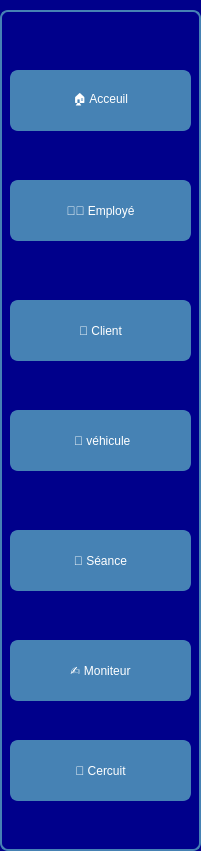
   <widget class="QFrame" name="frame">
    <property name="geometry">
     <rect>
      <x>0</x>
      <y>9</y>
      <width>201</width>
      <height>851</height>
     </rect>
    </property>
    <property name="styleSheet">
     <string notr="true">background-color: #00008B; color: white;
    border: 2px solid #4682B4;
    border-radius: 8px;
    margin-top: 10px;</string>
    </property>
    <property name="frameShape">
     <enum>QFrame::Shape::StyledPanel</enum>
    </property>
    <property name="frameShadow">
     <enum>QFrame::Shadow::Raised</enum>
    </property>
    <widget class="QPushButton" name="seance">
     <property name="geometry">
      <rect>
       <x>10</x>
       <y>520</y>
       <width>181</width>
       <height>71</height>
      </rect>
     </property>
     <property name="styleSheet">
      <string notr="true">background-color: rgb(70, 130, 180);
font: 14pt &quot;Segoe UI&quot;;</string>
     </property>
     <property name="text">
      <string>📅 Séance</string>
     </property>
    </widget>
    <widget class="QPushButton" name="employe">
     <property name="geometry">
      <rect>
       <x>10</x>
       <y>170</y>
       <width>181</width>
       <height>71</height>
      </rect>
     </property>
     <property name="styleSheet">
      <string notr="true">background-color: rgb(70, 130, 180);
font: 14pt &quot;Segoe UI&quot;;</string>
     </property>
     <property name="text">
      <string>👨‍💼 Employé</string>
     </property>
    </widget>
    <widget class="QPushButton" name="client">
     <property name="geometry">
      <rect>
       <x>10</x>
       <y>290</y>
       <width>181</width>
       <height>71</height>
      </rect>
     </property>
     <property name="styleSheet">
      <string notr="true">background-color: rgb(70, 130, 180);
font: 14pt &quot;Segoe UI&quot;;</string>
     </property>
     <property name="text">
      <string>👤 Client</string>
     </property>
    </widget>
    <widget class="QPushButton" name="vehicule">
     <property name="geometry">
      <rect>
       <x>10</x>
       <y>400</y>
       <width>181</width>
       <height>71</height>
      </rect>
     </property>
     <property name="styleSheet">
      <string notr="true">background-color: rgb(70, 130, 180);
font: 14pt &quot;Segoe UI&quot;;</string>
     </property>
     <property name="text">
      <string> 🚗 véhicule</string>
     </property>
    </widget>
    <widget class="QPushButton" name="moniteur">
     <property name="geometry">
      <rect>
       <x>10</x>
       <y>630</y>
       <width>181</width>
       <height>71</height>
      </rect>
     </property>
     <property name="styleSheet">
      <string notr="true">background-color: rgb(70, 130, 180);
font: 14pt &quot;Segoe UI&quot;;</string>
     </property>
     <property name="text">
      <string>✍️ Moniteur</string>
     </property>
    </widget>
    <widget class="QPushButton" name="cercuit">
     <property name="geometry">
      <rect>
       <x>10</x>
       <y>730</y>
       <width>181</width>
       <height>71</height>
      </rect>
     </property>
     <property name="styleSheet">
      <string notr="true">background-color: rgb(70, 130, 180);
font: 14pt &quot;Segoe UI&quot;;</string>
     </property>
     <property name="text">
      <string>🔄 Cercuit</string>
     </property>
    </widget>
    <widget class="QPushButton" name="employe_2">
     <property name="geometry">
      <rect>
       <x>10</x>
       <y>60</y>
       <width>181</width>
       <height>71</height>
      </rect>
     </property>
     <property name="styleSheet">
      <string notr="true">background-color: rgb(70, 130, 180);
font: 14pt &quot;Segoe UI&quot;;</string>
     </property>
     <property name="text">
      <string>🏠 Acceuil</string>
     </property>
    </widget>
   </widget>
